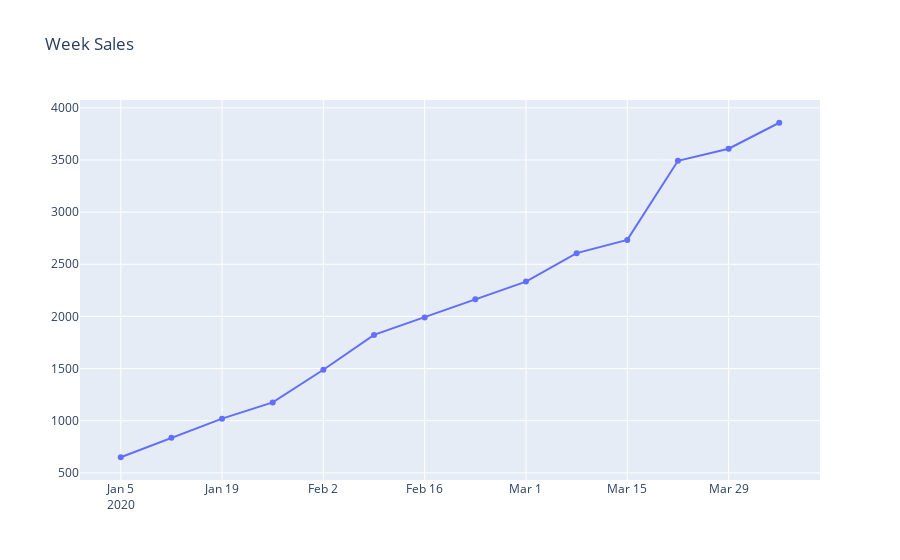

The cell this chart's notebook holds for it:
### Code cell
#plot monthly sales
plot_data = [
    go.Scatter(
        x=data['date'],
        y=data['num'],
    )
]
plot_layout = go.Layout(
        title='Week Sales'
    )
fig = go.Figure(data=plot_data, layout=plot_layout)
pyoff.iplot(fig)

### Figure 1 — Plotly figure (JSON) as saved in the notebook; plotly's stock layout.template omitted (floating-point values rounded to 4 significant figures)
{"data": [{"type": "scatter", "x": ["2020-01-05T00:00:00", "2020-01-12T00:00:00", "2020-01-19T00:00:00", "2020-01-26T00:00:00", "2020-02-02T00:00:00", "2020-02-09T00:00:00", "2020-02-16T00:00:00", "2020-02-23T00:00:00", "2020-03-01T00:00:00", "2020-03-08T00:00:00", "2020-03-15T00:00:00", "2020-03-22T00:00:00", "2020-03-29T00:00:00", "2020-04-05T00:00:00"], "y": [650, 837, 1020, 1176, 1489, 1823, 1991, 2166, 2334, 2607, 2734, 3492, 3608, 3857]}], "layout": {"title": {"text": "Week Sales"}}}
